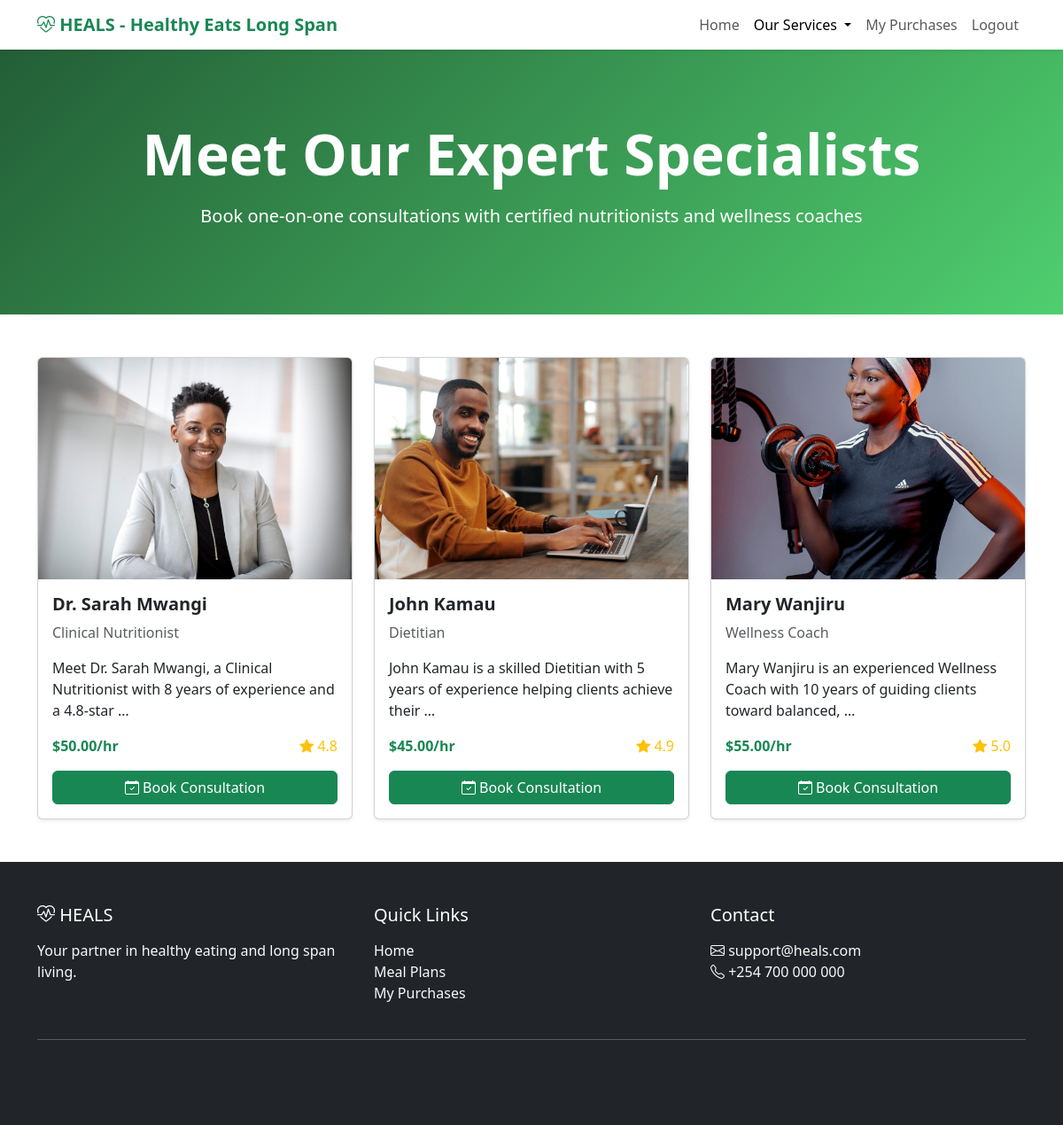
Screenshot of /specialists/ (signed in) with the database file from the repository.
### core/models.py (models this page shows, shortened)
class Specialist(models.Model):
    name = models.CharField(max_length=200)
    title = models.CharField(max_length=200)
    bio = models.TextField()
    years_experience = models.IntegerField()
    hourly_rate = models.DecimalField(max_digits=6, decimal_places=2)
    photo = models.ImageField(upload_to='specialists/', null=True, blank=True)
    rating = models.FloatField(default=5.0)

### core/views.py (the view)
# urls.py: path('specialists/', views.specialists, name='specialists'),
@login_required
def specialists(request):
    context = {'specialists': Specialist.objects.all()}
    return render(request, 'specialists.html', context)

### core/templates/specialists.html (shortened to what this page needs)
<!DOCTYPE html>
{% load static %}
<html lang="en">
<head>
    <link href="https://cdn.jsdelivr.net/npm/bootstrap@5.3.2/dist/css/bootstrap.min.css" rel="stylesheet">
    <link rel="stylesheet" href="https://cdn.jsdelivr.net/npm/bootstrap-icons@1.11.1/font/bootstrap-icons.css">
</head>
<body>
    <nav class="navbar navbar-expand-lg navbar-light bg-white shadow-sm sticky-top">
        <div class="container">
            <a class="navbar-brand fw-bold text-success" href="{% url 'home' %}">
                <i class="bi bi-heart-pulse"></i> HEALS - Healthy Eats Long Span
            </a>
            <div class="collapse navbar-collapse" id="navbarNav">
                <ul class="navbar-nav ms-auto">
                    <li class="nav-item"><a class="nav-link" href="{% url 'home' %}">Home</a></li>
                    <li class="nav-item dropdown">
                        <a class="nav-link dropdown-toggle active" href="#" role="button" data-bs-toggle="dropdown">
                            Our Services
                        </a>
                    </li>
                    <li class="nav-item"><a class="nav-link" href="{% url 'my_purchases' %}">My Purchases</a></li>
                    <li class="nav-item"><a class="nav-link" href="{% url 'logout' %}">Logout</a></li>
                </ul>
            </div>
        </div>
    </nav>
    <section class="hero-section">
        <div class="container text-center">
            <h1 class="display-3 fw-bold mb-3">Meet Our Expert Specialists</h1>
            <p class="lead">Book one-on-one consultations with certified nutritionists and wellness coaches</p>
        </div>
    </section>
    <div class="container py-5">
        <div class="row g-4">
            {% for specialist in specialists %}
            <div class="col-md-4">
                <div class="card h-100 shadow-sm">
                    {% if specialist.photo %}
                    <img src="{{ specialist.photo.url }}" class="card-img-top" style="height:250px;object-fit:cover;" alt="{{ specialist.name }}">
                    {% else %}
                    <img src="https://images.unsplash.com/photo-1559839734-2b71ea197ec2?w=400&h=250&fit=crop" class="card-img-top" alt="{{ specialist.name }}">
                    {% endif %}
                    <div class="card-body">
                        <h5 class="card-title fw-bold">{{ specialist.name }}</h5>
                        <p class="text-muted">{{ specialist.title }}</p>
                        <p class="card-text">{{ specialist.bio|truncatewords:15 }}</p>
                        <div class="d-flex justify-content-between align-items-center mb-3">
                            <span class="text-success fw-bold">${{ specialist.hourly_rate }}/hr</span>
                            <span class="text-warning"><i class="bi bi-star-fill"></i> {{ specialist.rating }}</span>
                        </div>
                        <a href="{% url 'specialist_detail' specialist.pk %}" class="btn btn-success w-100">
                            <i class="bi bi-calendar-check"></i> Book Consultation
                        </a>
                    </div>
                </div>
            </div>
            {% empty %}
            <div class="col-12 text-center">
                <p class="text-muted">No specialists available yet.</p>
            </div>
            {% endfor %}
        </div>
    </div>
    <footer class="bg-dark text-white py-5">
        <div class="container">
            <div class="row">
                <div class="col-md-4">
                    <h5 class="mb-3"><i class="bi bi-heart-pulse"></i> HEALS</h5>
                    <p class="text-light">Your partner in healthy eating and long span living.</p>
                </div>
                <div class="col-md-4">
                    <h5 class="mb-3">Quick Links</h5>
                    <ul class="list-unstyled">
                        <li><a href="{% url 'home' %}" class="text-light text-decoration-none">Home</a></li>
                        <li><a href="{% url 'meal_plans' %}" class="text-light text-decoration-none">Meal Plans</a></li>
                        <li><a href="{% url 'my_purchases' %}" class="text-light text-decoration-none">My Purchases</a></li>
                    </ul>
                </div>
                <div class="col-md-4">
                    <h5 class="mb-3">Contact</h5>
                    <p class="text-light">
                        <i class="bi bi-envelope"></i> support@heals.com<br>
                        <i class="bi bi-telephone"></i> +254 700 000 000
                    </p>
                </div>
            </div>
            <hr class="my-4 bg-secondary">
            <p class="text-center text-muted mb-0">&copy; 2024 HEALS. All rights reserved.</p>
        </div>
    </footer>
</body>
</html>

### core/templates/specialists.html (style rules this page uses)
.hero-section { background: linear-gradient(135deg, #235e36 0%, #4fcf6f 100%); color: white; padding: 80px 0; }

### rows the page displays
Specialist: photo (picture), name "Dr. Sarah Mwangi", title "Clinical Nutritionist", bio "Meet Dr. Sarah Mwangi, a Clinical Nutritionist with 8 years of experience and a 4.8-star …", hourly_rate "50.00", rating "4.8"
Specialist: photo (picture), name "John Kamau", title "Dietitian", bio "John Kamau is a skilled Dietitian with 5 years of experience helping clients achieve their …", hourly_rate "45.00", rating "4.9"
Specialist: photo (picture), name "Mary Wanjiru", title "Wellness Coach", bio "Mary Wanjiru is an experienced Wellness Coach with 10 years of guiding clients toward balanced, …", hourly_rate "55.00", rating "5.0"
